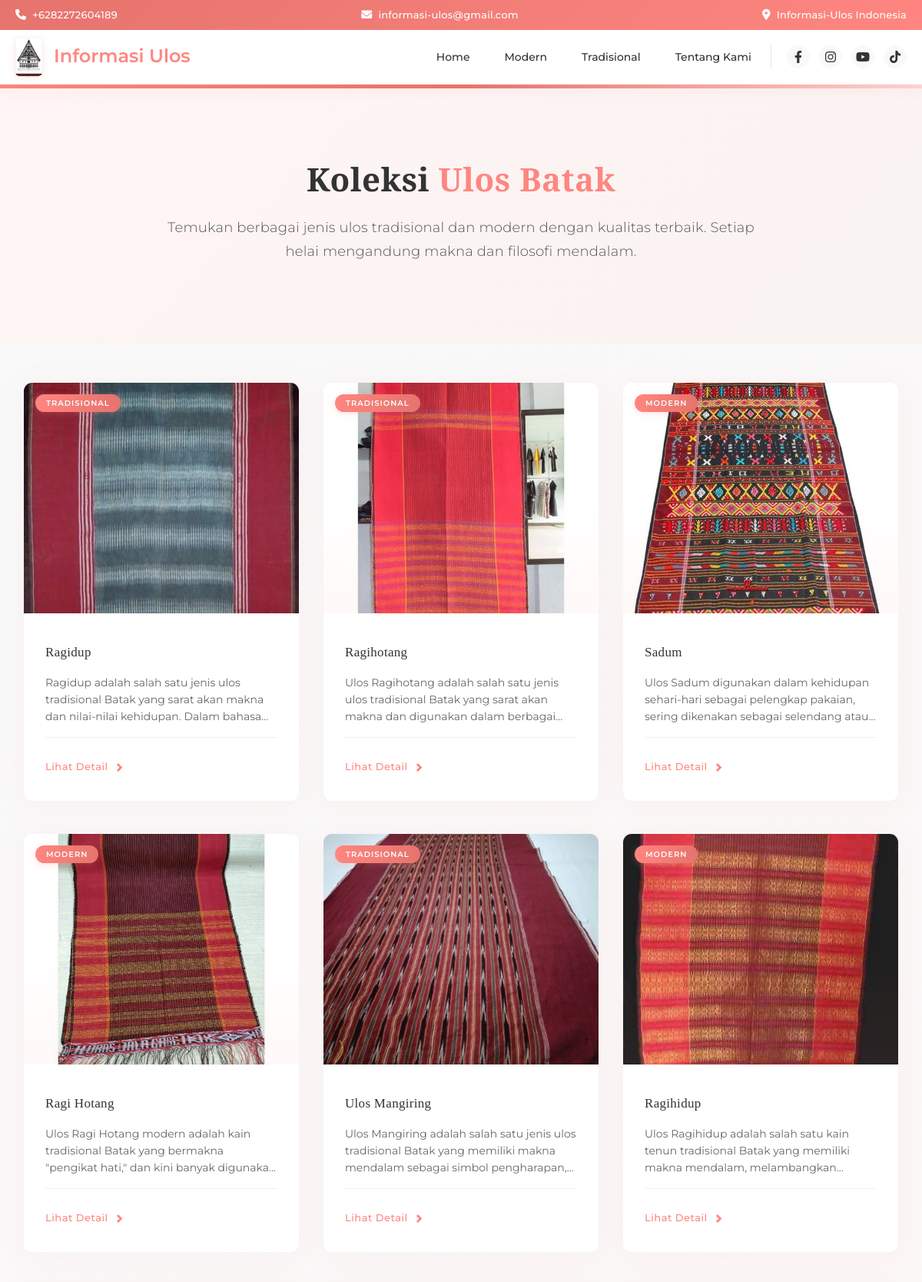
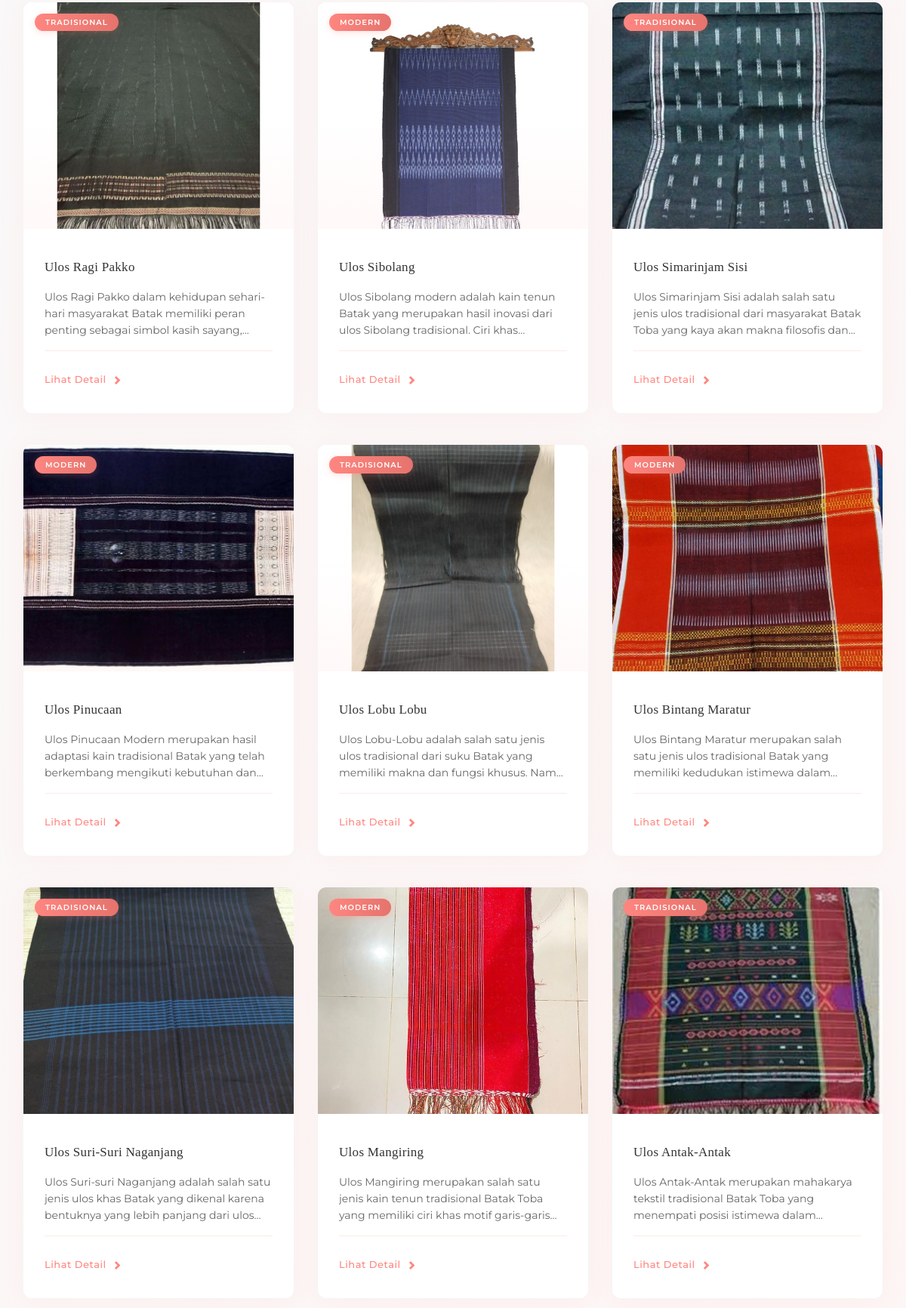
/produk.php (upper part), run on the app's committed database (2 pictures, top to bottom).
### tables this page shows
CREATE TABLE `produk` (
  `kode_produk` varchar(100) NOT NULL,
  `admin_id` int(11) DEFAULT NULL,
  `nama` varchar(100) NOT NULL,
  `image` text NOT NULL,
  `deskripsi` text NOT NULL,
  `detail` text DEFAULT NULL,
  `cara_pembuatan` text DEFAULT NULL,
  `bahan` text DEFAULT NULL COMMENT 'Kolom untuk bahan terpisah',
  `jumlah_benang` varchar(255) DEFAULT NULL,
  `panjang` varchar(50) DEFAULT NULL COMMENT 'Panjang produk',
  `lebar` varchar(50) DEFAULT NULL COMMENT 'Lebar produk',
  `sejarah` text DEFAULT NULL,
  `kategori` enum('Modern','Tradisional') NOT NULL DEFAULT 'Modern'
);

### produk.php (the view, shortened to what this page needs)
<?php
include 'header.php';
?>
<div class="container-fluid page-load-animation" style="background: linear-gradient(135deg, #fff5f4 0%, #f9f3f2 100%); padding: 80px 0; margin-bottom: 50px; position: relative; overflow: hidden;">
    <div style="height: 5px; background: linear-gradient(to right, #ff8680, #e6736d, #ffd6d4); position: absolute; top: 0; left: 0; right: 0;"></div>
    <div class="container">
        <h1 style="font-size: 42px; font-weight: 600; color: #333; text-align: center; font-family: 'Playfair Display', serif; letter-spacing: 0.5px;">
            Koleksi <span style="color: #ff8680;">Ulos Batak</span>
        </h1>
        <p style="font-size: 18px; color: #555; text-align: center; max-width: 800px; margin: 25px auto; line-height: 1.7; font-family: 'Montserrat', sans-serif; font-weight: 300; letter-spacing: 0.2px;">
            Temukan berbagai jenis ulos tradisional dan modern dengan kualitas terbaik. Setiap helai mengandung makna dan filosofi mendalam.
        </p>
    </div>
</div>
<div class="container page-load-animation" style="font-family: 'Montserrat', 'Helvetica Neue', Helvetica, Arial, sans-serif; margin-bottom: 80px; max-width: 1200px;">
    <div class="row">
        <?php
        $result = mysqli_query($conn, "SELECT * FROM produk");
        while ($row = mysqli_fetch_assoc($result)) {
            $kategori = $row['kategori'];
        ?>
            <div class="col-sm-6 col-md-4" style="margin-bottom: 40px;">
                <div class="product-card" style="position: relative; border: none; box-shadow: 0 3px 35px rgba(255, 134, 128, 0.08); transition: all 0.4s cubic-bezier(0.165, 0.84, 0.44, 1); border-radius: 12px; overflow: hidden; background: #fff; height: 100%; border: 1px solid #f5f5f5;">
                    <div style="position: absolute; top: 15px; left: 15px; z-index: 10;">
                        <span style="font-size: 10px; font-weight: 600; padding: 5px 14px; background: linear-gradient(to right, #ff8680, #e6736d); color: #fff; border-radius: 30px; letter-spacing: 1px; text-transform: uppercase; box-shadow: 0 2px 10px rgba(255, 134, 128, 0.25); font-family: 'Montserrat', sans-serif;">
                            <?= $kategori; ?>
                        </span>
                    </div>
                    <div style="width: 100%; height: 300px; overflow: hidden; position: relative;">
                        <img src="image/produk/<?= $row['image']; ?>"
                             style="width: 100%; height: 100%; object-fit: cover; transition: transform 0.9s cubic-bezier(0.23, 1, 0.32, 1);">
                        <div style="position: absolute; top: 0; left: 0; right: 0; bottom: 0; background: linear-gradient(to bottom, rgba(0,0,0,0) 50%, rgba(255, 134, 128, 0.05) 100%);"></div>
                    </div>
                    <div style="padding: 28px;">
                        <h4 style="font-weight: 500; color: #333333; margin-bottom: 14px; font-size: 17px; line-height: 1.5; letter-spacing: 0.3px; font-family: 'Playfair Display', serif;">
                            <?= $row['nama']; ?>
                        </h4>
                        <p style="font-size: 14px; color: #666; margin: 15px 0; font-weight: 400; font-family: 'Montserrat', sans-serif; line-height: 1.6; max-height: 68px; overflow: hidden; text-overflow: ellipsis; display: -webkit-box; -webkit-line-clamp: 3; -webkit-box-orient: vertical;">
                            <?php
                            $short_desc = substr($row['deskripsi'], 0, 150);
                            $lastSpace = strrpos($short_desc, ' ');
                            $short_desc = substr($short_desc, 0, $lastSpace);
                            echo $short_desc . '...';
                            ?>
                        </p>
                        <div style="border-top: 1px solid #ffeae9; padding-top: 20px; margin-top: 5px;">
                            <a href="detail_produk.php?produk=<?= $row['kode_produk']; ?>" class="btn-elegant" style="font-family: 'Montserrat', sans-serif; font-weight: 500; letter-spacing: 0.5px;">
                                <span>Lihat Detail</span>
                                <i class="glyphicon glyphicon-chevron-right" style="margin-left: 8px; font-size: 12px; transition: all 0.3s ease;"></i>
                            </a>
                        </div>
                    </div>
                </div>
            </div>
        <?php
        }
        ?>
    </div>
</div>
<?php
include 'footer.php';
?>

### header.php (style rules this page uses)
:root { --primary: #ff8680; --primary-dark: #e6736d; --primary-light: #ffd6d4; --dark: #333333; --light: #ffffff; --gray: #f8f9fa; }
body { font-family: 'Poppins', sans-serif; padding-top: 95px; color: var(--dark); background-color: var(--light); }

### produk.php (style rules this page uses)
.page-load-animation { animation: gentleFadeIn 1.2s ease-out both; }
.product-card { animation: cardAppear 0.9s cubic-bezier(0.23, 1, 0.32, 1) both; transform-origin: center bottom; }
.row .col-sm-6:nth-child(1) .product-card { animation-delay: 0.1s; }
.row .col-sm-6:nth-child(2) .product-card { animation-delay: 0.2s; }
.row .col-sm-6:nth-child(3) .product-card { animation-delay: 0.3s; }
.row .col-sm-6:nth-child(4) .product-card { animation-delay: 0.4s; }
.row .col-sm-6:nth-child(5) .product-card { animation-delay: 0.5s; }
.row .col-sm-6:nth-child(6) .product-card { animation-delay: 0.6s; }
body { background: linear-gradient(135deg, #f8f9fa 0%, #fff5f4 100%); }
body { background-color: #f8f9fa; color: #333333; font-family: 'Montserrat', sans-serif; }
h1, h2, h3, h4, h5, h6 { font-family: 'Playfair Display', serif; }
.btn-elegant { display: inline-flex; align-items: center; background: transparent; color: #ff8680; font-weight: 500; padding: 8px 0; font-size: 13px; letter-spacing: 0.5px; border-radius: 0; transition: all 0.3s cubic-bezier(0.25, 0.8, 0.25, 1); border: none; text-decoration: none; position: relative; font-family: 'Montserrat', sans-serif; }
.btn-elegant:after { content: ''; position: absolute; bottom: 0; left: 0; width: 0; height: 1px; background: #ff8680; transition: width 0.3s ease; }

### data on the page
produk: kategori "TRADISIONAL", image (picture), nama "Ragidup", deskripsi "Ragidup adalah salah satu jenis ulos tradisional Batak yang sarat akan makna dan nilai-nilai kehidupan. Dalam…"
produk: kategori "TRADISIONAL", image (picture), nama "Ragihotang", deskripsi "Ulos Ragihotang adalah salah satu jenis ulos tradisional Batak yang sarat akan makna dan digunakan dalam…"
produk: kategori "MODERN", image (picture), nama "Sadum", deskripsi "Ulos Sadum digunakan dalam kehidupan sehari-hari sebagai pelengkap pakaian, sering dikenakan sebagai selendang…"
produk: kategori "MODERN", image (picture), nama "Ragi Hotang", deskripsi "Ulos Ragi Hotang modern adalah kain tradisional Batak yang bermakna \"pengikat hati,\" dan kini banyak…"
produk: kategori "TRADISIONAL", image (picture), nama "Ulos Mangiring", deskripsi "Ulos Mangiring adalah salah satu jenis ulos tradisional Batak yang memiliki makna mendalam sebagai simbol…"
produk: kategori "MODERN", image (picture), nama "Ragihidup", deskripsi "Ulos Ragihidup adalah salah satu kain tenun tradisional Batak yang memiliki makna mendalam,…"
produk: kategori "TRADISIONAL", image (picture), nama "Ulos Ragi Pakko", deskripsi "Ulos Ragi Pakko dalam kehidupan sehari-hari masyarakat Batak memiliki peran penting sebagai simbol kasih…"
produk: kategori "MODERN", image (picture), nama "Ulos Sibolang", deskripsi "Ulos Sibolang modern adalah kain tenun Batak yang merupakan hasil inovasi dari ulos Sibolang tradisional. Ciri…"
produk: kategori "TRADISIONAL", image (picture), nama "Ulos Simarinjam Sisi", deskripsi "Ulos Simarinjam Sisi adalah salah satu jenis ulos tradisional dari masyarakat Batak Toba yang kaya akan makna filosofis…"
produk: kategori "MODERN", image (picture), nama "Ulos Pinucaan", deskripsi "Ulos Pinucaan Modern merupakan hasil adaptasi kain tradisional Batak yang telah berkembang mengikuti kebutuhan…"
produk: kategori "TRADISIONAL", image (picture), nama "Ulos Lobu Lobu", deskripsi "Ulos Lobu-Lobu adalah salah satu jenis ulos tradisional dari suku Batak yang memiliki makna dan fungsi khusus.…"
produk: kategori "MODERN", image (picture), nama "Ulos Bintang Maratur", deskripsi "Ulos Bintang Maratur merupakan salah satu jenis ulos tradisional Batak yang memiliki kedudukan istimewa…"
produk: kategori "TRADISIONAL", image (picture), nama "Ulos Suri-Suri Naganjang", deskripsi "Ulos Suri-suri Naganjang adalah salah satu jenis ulos khas Batak yang dikenal karena bentuknya yang lebih panjang dari…"
produk: kategori "MODERN", image (picture), nama "Ulos Mangiring", deskripsi "Ulos Mangiring merupakan salah satu jenis kain tenun tradisional Batak Toba yang memiliki ciri khas motif…"
produk: kategori "TRADISIONAL", image (picture), nama "Ulos Antak-Antak", deskripsi "Ulos Antak-Antak merupakan mahakarya tekstil tradisional Batak Toba yang menempati posisi istimewa…"
